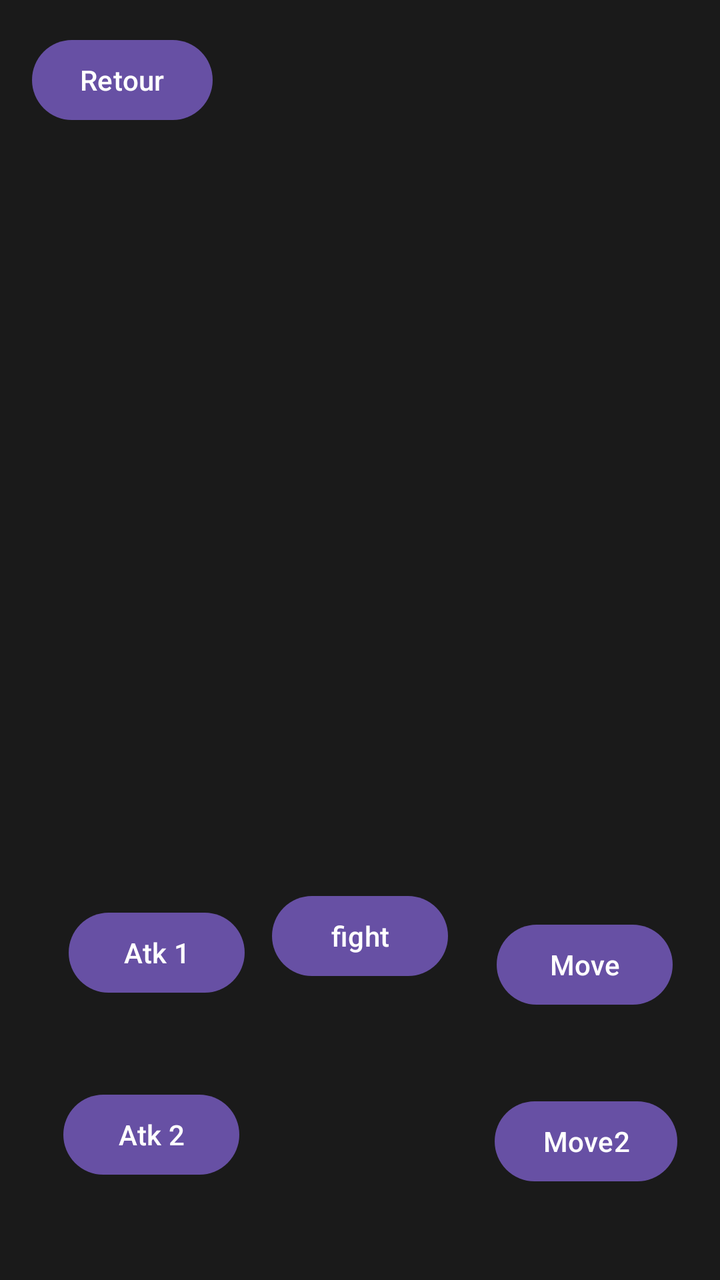
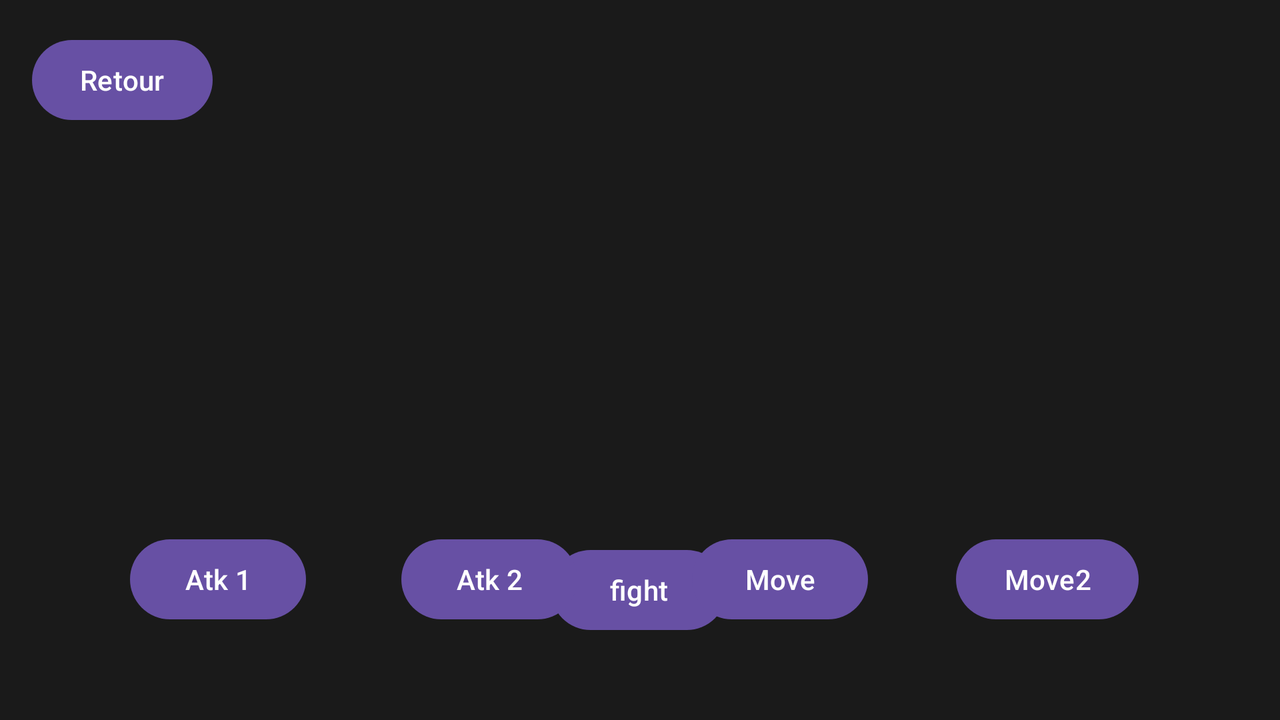

One screen, two layout resources from the same app: the default and the repository's alternative for another configuration. Each is rendered where Android would select it; the XML of both is given below.
<!-- AndroidManifest.xml: application theme Theme.ArenaFight -->
<!-- res/layout/activity_combat.xml -->
<?xml version="1.0" encoding="utf-8"?>
<androidx.constraintlayout.widget.ConstraintLayout
        xmlns:android="http://schemas.android.com/apk/res/android"
        xmlns:tools="http://schemas.android.com/tools"
        xmlns:app="http://schemas.android.com/apk/res-auto"
        android:id="@+id/main"
        android:layout_width="match_parent"
        android:layout_height="match_parent"
        tools:context=".CombatActivity">

    
    <Button
            android:id="@+id/btnFight"
            android:layout_width="wrap_content"
            android:layout_height="wrap_content"
            android:text="@string/fight"
            app:layout_constraintBottom_toBottomOf="parent"
            app:layout_constraintEnd_toEndOf="parent"
            app:layout_constraintStart_toStartOf="parent"
            app:layout_constraintTop_toTopOf="parent"
            app:layout_constraintVertical_bias="0.75"/>

    
    <Button
            android:id="@+id/Retour"
            android:layout_width="wrap_content"
            android:layout_height="wrap_content"
            android:text="@string/retour"
            app:layout_constraintTop_toTopOf="parent"
            app:layout_constraintStart_toStartOf="parent"
            android:layout_margin="16dp"/>

    
    <FrameLayout
            android:id="@+id/frameLayoutJoueur"
            android:layout_width="120dp"
            android:layout_height="120dp"
            app:layout_constraintStart_toStartOf="parent"
            app:layout_constraintBottom_toBottomOf="parent"
            app:layout_constraintTop_toTopOf="parent"
            app:layout_constraintEnd_toEndOf="parent">

        
        <ImageView
                android:id="@+id/imageJoueur"
                android:layout_width="match_parent"
                android:layout_height="match_parent"
                android:contentDescription="@string/imgjoueur"
                android:scaleType="fitCenter"/>

    </FrameLayout>


    <LinearLayout
            android:id="@+id/layoutPlateau"
            android:layout_width="wrap_content"
            android:layout_height="wrap_content"
            android:orientation="horizontal"
            app:layout_constraintTop_toTopOf="parent"
            app:layout_constraintBottom_toBottomOf="parent"
            app:layout_constraintStart_toStartOf="parent"
            app:layout_constraintEnd_toEndOf="parent"/>

    <Button
            android:id="@+id/btnAtk1"
            android:layout_width="wrap_content"
            android:layout_height="wrap_content"
            android:text="@string/atk_1"
            app:layout_constraintStart_toStartOf="parent"
            app:layout_constraintHorizontal_bias="0.126" app:layout_constraintTop_toTopOf="parent"
            app:layout_constraintVertical_bias="0.913" app:layout_constraintEnd_toEndOf="parent"
            app:layout_constraintBottom_toTopOf="@+id/btnAtk2"/>
    <Button
            android:id="@+id/btnAtk2"
            android:layout_width="wrap_content"
            android:layout_height="wrap_content"
            android:text="@string/atk_2" app:layout_constraintBottom_toBottomOf="parent"
            app:layout_constraintStart_toStartOf="parent"
            app:layout_constraintHorizontal_bias="0.198"
            app:layout_constraintVertical_bias="0.918" app:layout_constraintEnd_toStartOf="@+id/btnMove2"
            app:layout_constraintTop_toTopOf="parent"/>
    <Button
            android:id="@+id/btnMove1"
            android:layout_width="wrap_content"
            android:layout_height="wrap_content"
            android:text="@string/move" app:layout_constraintBottom_toBottomOf="parent"
            app:layout_constraintEnd_toEndOf="parent"
            app:layout_constraintHorizontal_bias="0.841" app:layout_constraintVertical_bias="0.774"
            app:layout_constraintTop_toTopOf="parent" app:layout_constraintStart_toEndOf="@+id/btnAtk1"/>
    <Button
            android:id="@+id/btnMove2"
            android:layout_width="wrap_content"
            android:layout_height="wrap_content"
            android:text="Move2"
            app:layout_constraintEnd_toEndOf="parent"
            app:layout_constraintBottom_toBottomOf="parent" app:layout_constraintTop_toBottomOf="@+id/btnMove1"
            app:layout_constraintHorizontal_bias="0.921" app:layout_constraintVertical_bias="0.471"
            app:layout_constraintStart_toStartOf="parent"/>
</androidx.constraintlayout.widget.ConstraintLayout>
<!-- resources referenced by this layout -->
<resources>
  <string name="atk_1">Atk 1</string>
  <string name="atk_2">Atk 2</string>
  <string name="fight">fight</string>
  <string name="imgjoueur">imgjoueur</string>
  <string name="move">Move</string>
  <string name="retour">Retour</string>
  <style name="Theme.ArenaFight" parent="Base.Theme.ArenaFight" />
  <style name="Base.Theme.ArenaFight" parent="Theme.Material3.DayNight.NoActionBar">
          
          <item name="android:colorBackground">@color/gris</item>
          <item name="android:windowBackground">@color/gris</item>
      </style>
  <color name="gris">#1A1A1A</color>
</resources>
<!-- res/layout-land/activity_combat.xml (the repository's variant of the layout above) -->
<!-- drawn on the phone turned sideways -->
<?xml version="1.0" encoding="utf-8"?>
<androidx.constraintlayout.widget.ConstraintLayout
        xmlns:android="http://schemas.android.com/apk/res/android"
        xmlns:tools="http://schemas.android.com/tools"
        xmlns:app="http://schemas.android.com/apk/res-auto"
        android:id="@+id/main"
        android:layout_width="match_parent"
        android:layout_height="match_parent"
        tools:context=".CombatActivity">

    

    
    <Button
            android:id="@+id/btnFight"
            android:layout_width="wrap_content"
            android:layout_height="wrap_content"
            android:text="@string/fight"
            app:layout_constraintBottom_toBottomOf="parent"
            app:layout_constraintEnd_toEndOf="parent"
            app:layout_constraintStart_toStartOf="parent"
            app:layout_constraintVertical_bias="0.0" app:layout_constraintHorizontal_bias="0.499"
            android:layout_marginTop="31dp" app:layout_constraintTop_toBottomOf="@+id/frameLayoutJoueur"/>
    <Button
            android:id="@+id/Retour"
            android:layout_width="wrap_content"
            android:layout_height="wrap_content"
            android:text="@string/retour"
            app:layout_constraintTop_toTopOf="parent"
            app:layout_constraintStart_toStartOf="parent"
            android:layout_margin="16dp"/>

    
    <FrameLayout
            android:id="@+id/frameLayoutJoueur"
            android:layout_width="120dp"
            android:layout_height="120dp"
            app:layout_constraintStart_toStartOf="parent"
            app:layout_constraintBottom_toBottomOf="parent"
            app:layout_constraintTop_toTopOf="parent"
            app:layout_constraintEnd_toEndOf="parent">

        
        <ImageView
                android:id="@+id/imageJoueur"
                android:layout_width="match_parent"
                android:layout_height="match_parent"
                android:contentDescription="@string/imgjoueur"
                android:scaleType="fitCenter"/>

    </FrameLayout>


    <LinearLayout
            android:id="@+id/layoutPlateau"
            android:layout_width="wrap_content"
            android:layout_height="wrap_content"
            android:orientation="horizontal"
            app:layout_constraintTop_toTopOf="parent"
            app:layout_constraintBottom_toBottomOf="parent"
            app:layout_constraintStart_toStartOf="parent"
            app:layout_constraintEnd_toEndOf="parent"/>

    <Button
            android:id="@+id/btnAtk1"
            android:layout_width="wrap_content"
            android:layout_height="wrap_content"
            android:text="@string/atk_1"
            app:layout_constraintStart_toStartOf="parent"
            app:layout_constraintHorizontal_bias="0.578" app:layout_constraintTop_toTopOf="parent"
            app:layout_constraintVertical_bias="0.851"
            app:layout_constraintBottom_toBottomOf="parent" app:layout_constraintEnd_toStartOf="@+id/btnAtk2"/>
    <Button
            android:id="@+id/btnAtk2"
            android:layout_width="wrap_content"
            android:layout_height="wrap_content"
            android:text="@string/atk_2" app:layout_constraintBottom_toBottomOf="parent"
            app:layout_constraintStart_toStartOf="parent"
            app:layout_constraintHorizontal_bias="0.778"
            app:layout_constraintVertical_bias="0.851" app:layout_constraintEnd_toStartOf="@+id/btnMove1"
            app:layout_constraintTop_toTopOf="parent"/>
    <Button
            android:id="@+id/btnMove1"
            android:layout_width="wrap_content"
            android:layout_height="wrap_content"
            android:text="@string/move" app:layout_constraintBottom_toBottomOf="parent"
            app:layout_constraintHorizontal_bias="0.887" app:layout_constraintVertical_bias="0.851"
            app:layout_constraintTop_toTopOf="parent" app:layout_constraintStart_toStartOf="parent"
            app:layout_constraintEnd_toStartOf="@+id/btnMove2"/>
    <Button
            android:id="@+id/btnMove2"
            android:layout_width="wrap_content"
            android:layout_height="wrap_content"
            android:text="Move2"
            app:layout_constraintEnd_toEndOf="parent"
            app:layout_constraintBottom_toBottomOf="parent"
            app:layout_constraintHorizontal_bias="0.871" app:layout_constraintVertical_bias="0.851"
            app:layout_constraintStart_toStartOf="parent" app:layout_constraintTop_toTopOf="parent"/>
</androidx.constraintlayout.widget.ConstraintLayout>
